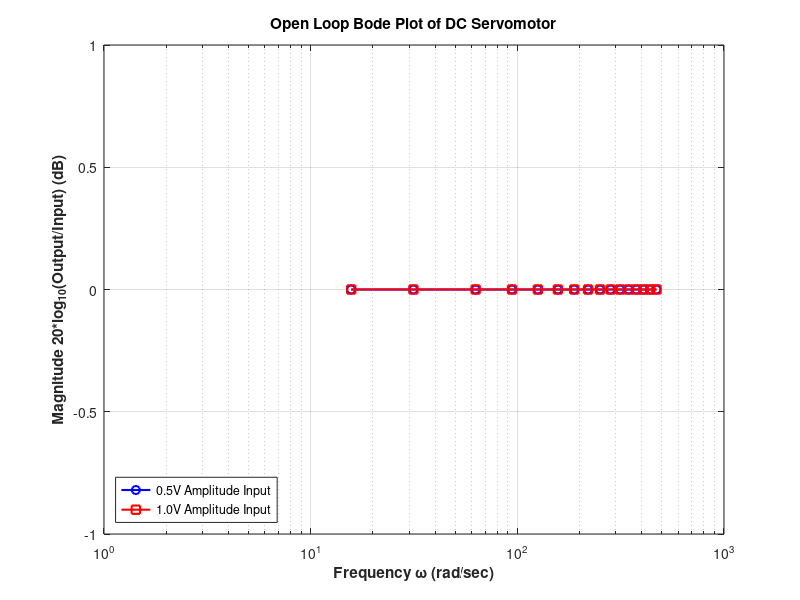

This figure's MATLAB source:
%% Lab 5 - System Identification Batch Processor
clear; close all; clc;

% Define the Sweep Parameters 
test_amps  = [0.5, 1.0];
test_freqs = [2.5, 5.0, 10.0, 15.0, 20.0, 25.0, 30.0, 35.0, ...
              40.0, 45.0, 50.0, 55.0, 60.0, 65.0, 70.0, 75.0];

Fs = 1000;           % Hz (Sampling Frequency)
Tdelay = 1.071;        % Seconds to skip for filter transient

% Pre-allocate arrays to hold the final dB values for plotting
Mag_dB_05V = zeros(1, length(test_freqs));
Mag_dB_10V = zeros(1, length(test_freqs));

fprintf('Starting Batch Process...\n');

%% Process Every File Automatically
for a_idx = 1:length(test_amps)
    Amp_in = test_amps(a_idx);
    
    for f_idx = 1:length(test_freqs)
        Freq_in = test_freqs(f_idx);
        
        % Construct the filename
        fname = fullfile('Test_run', sprintf('sweep_%.1fV_%.1fHz.txt', Amp_in, Freq_in));
        
        % Safety check
        if ~isfile(fname)
            warning('File %s not found! Skipping...', fname);
            continue;
        end
        
        % Read the data
        % Row 1 [Freq, Amp]. Row 2 to End is [Raw, Filtered]
        raw_data = readmatrix(fname);
        filt = raw_data(2:end, 2); % Grab all rows from row 2 downward, column 2
        
        % Slice the steady-state segment
        idx0 = floor(Tdelay * Fs) + 1;
        if idx0 > length(filt)
             warning('File %s is too short! Skipping...', fname);
             continue;
        end
        fseg = filt(idx0:end);
        
        % Mean subtraction and RMS calculation
        fseg0 = fseg - mean(fseg);
        Crms = sqrt(mean(fseg0.^2));
        
        % Calculate Amplitudes
        Camp = sqrt(2) * Crms;       % Output Peak Amplitude
        Out_PP = 2 * Camp;           % Output Peak-to-Peak (Requested by manual Table 1 & 2)
        In_PP  = 2 * Amp_in;         % Input Peak-to-Peak (Requested by manual Table 1 & 2)
        
        % Calculate Gain and dB
        Gain = Out_PP / In_PP;       % Ratio of output to input 
        Gain_dB = 20 * log10(Gain);  % Convert to dB
        
        % Store the result in the correct array for plotting
        if Amp_in == 0.5
            Mag_dB_05V(f_idx) = Gain_dB;
        elseif Amp_in == 1.0
            Mag_dB_10V(f_idx) = Gain_dB;
        end
        
        fprintf('Processed %s -> Gain: %.2f dB\n', fname, Gain_dB);
    end
end

%% 3. Generate the Bode Plot
% Convert frequencies from Hz to rad/sec for the X-axis
omega_rad_sec = test_freqs * 2 * pi;

figure('Name', 'DC Servomotor System Identification', 'Color', 'w');
% Plot 0.5V Sweep
semilogx(omega_rad_sec, Mag_dB_05V, 'bo-', 'LineWidth', 1.5, 'MarkerSize', 6, 'DisplayName', '0.5V Amplitude Input');
hold on;

% Plot 1.0V Sweep
semilogx(omega_rad_sec, Mag_dB_10V, 'rs-', 'LineWidth', 1.5, 'MarkerSize', 6, 'DisplayName', '1.0V Amplitude Input');

% Format the Plot
grid on;
xlabel('Frequency \omega (rad/sec)', 'FontWeight', 'bold');
ylabel('Magnitude 20*log_{10}(Output/Input) (dB)', 'FontWeight', 'bold');
title('Open Loop Bode Plot of DC Servomotor', 'FontWeight', 'bold');
legend('Location', 'southwest');

% Set X-limits to make it easy to read at omega = 1
xlim([1, 1000]);
